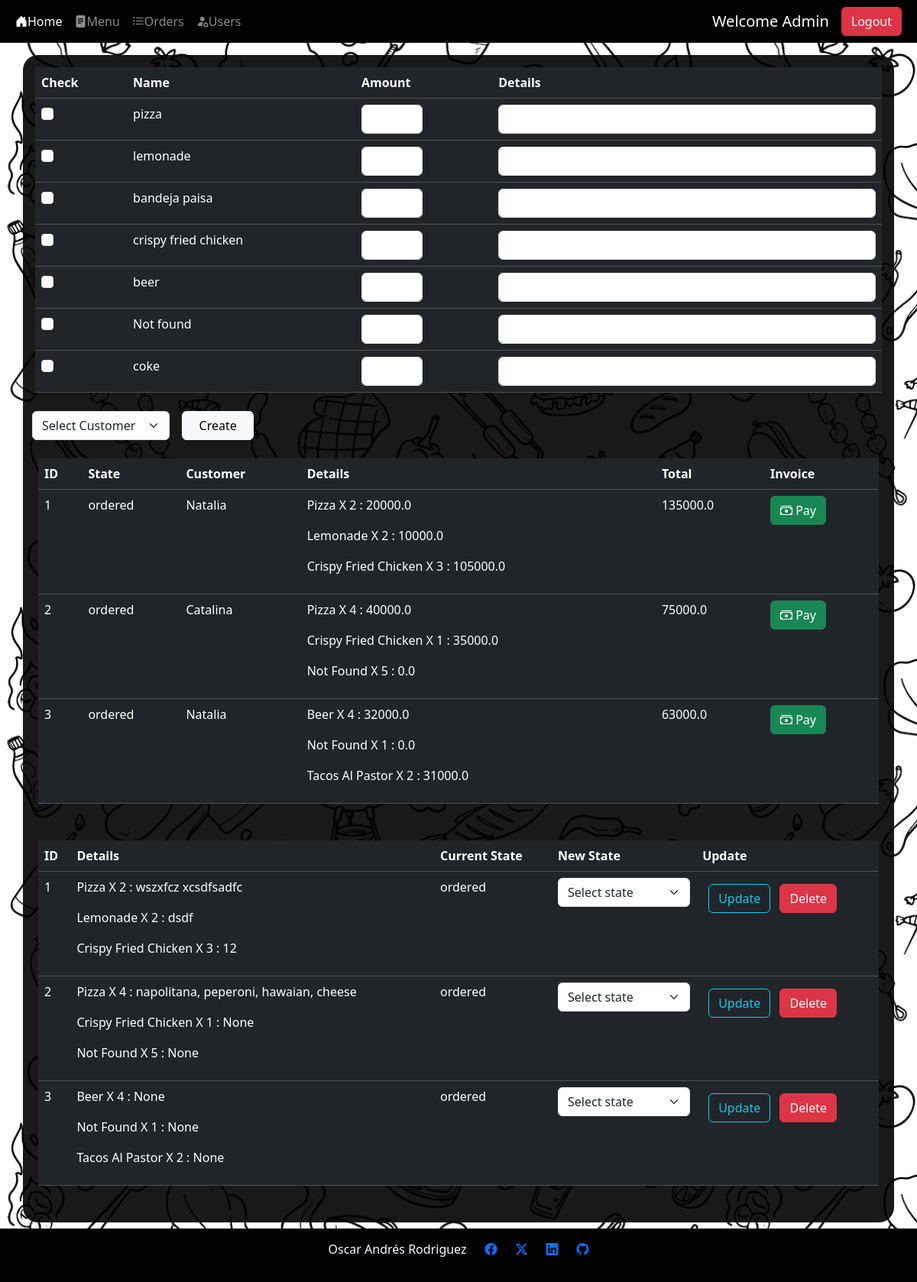
Screenshot of /orders/ (signed in) with the database file from the repository.
### src/db/db_models.py (models this page shows)
class Users(Base):
    __tablename__ = "users"
    id = Column(Integer,primary_key=True, index=True)
    name = Column(String)
    last_name = Column(String)
    email = Column(String, unique=True, index=True, nullable=False)
    password = Column(String, nullable=False)
    rol_id = Column(Integer, ForeignKey('roles.id'), nullable=True)

class Food(Base):
    __tablename__ = "food"
    id = Column(Integer,primary_key=True, index=True)
    name = Column(String, nullable=False)
    origin = Column(String)
    ingredients = Column(String, nullable=False)
    meal_id = Column(Integer,ForeignKey('meal.id'), nullable=False)
    price = Column(Integer, nullable=False)
    image_url = Column(String, nullable=True)
    type_id = Column(Integer, ForeignKey("types.id"), nullable=False)

class Types(Base):
    __tablename__ = "types"
    id = Column(Integer,primary_key=True, index=True)
    name = Column(String, nullable=False)

class States(Base):
    __tablename__ = "states"
    id = Column(Integer,primary_key=True, index=True)
    name = Column(String, nullable=False)

class OrderDetail(Base):
    __tablename__ = 'orderdetail'
    id = Column(Integer,primary_key=True)
    order_id = Column(Integer, ForeignKey('orders.id'), nullable=False, index=True)
    food_id = Column(Integer,ForeignKey('food.id'), nullable=True)
    user_id = Column(Integer,ForeignKey('users.id'), nullable=False)
    detail = Column(String)
    food_quantity = Column(Integer, nullable=True)

### src/routes/orders.py (the view)
@router.get('/')
def get_orders(request: Request,db: Session = Depends(get_db)):
    print("loading orders page")
    user, body = get_current_user(request=request, db=db)
    if user is None:
            return RedirectResponse(url="/home",status_code=status.HTTP_307_TEMPORARY_REDIRECT)
    menu, types, food= menu_actions.get_menu_details(db=db)
    customers = db.query(Users).filter(Users.rol_id == 4).all()
    body["customers"] = customers
    body["menu"] = menu
    body['orders'] = order_actions.get_order_details(db)
    return templates.TemplateResponse("orders.html", body)

### templates/orders.html (shortened to what this page needs)
{% extends "layout.html" %}
{% block content %}
<div class="container menu-container mt-3 p-3 ">
    {% if rol in [1,3] %}
    <form action="/orders/add_order"  method="post">
        <table class="table table-dark table-hover p-1">
            <thead>
                <tr>
                    <th>Check</th>
                    <th>Name</th>
                    <th>Amount</th>
                    <th>Details</th>
                </tr>
            </thead>
            <tbody>
                {% for item in menu %}
                <tr>
                    <td>
                        <input class="form-check-input" type="checkbox" value="{{item.food_id}}" id="food_id" name="food_id_{{item.food_id}}">
                    </td>
                    <td>
                        <label class="form-check-label" for="{{item.id}}"> {{item.name}} </label>
                    </td>
                    <td >
                        <input class="form-control" type="number" min="0" id="food_quantity" name="food_quantity_{{item.food_id}}" style="width: 80px;">
                    </td>
                    <td>
                        <input type="text" class="form-control" id="detail" name="detail_{{item.food_id}}" >
                    </td>
                </tr>
                {% endfor %}
            </tbody>
        </table>
        <div class="row">
            <select class="form-select m-2" aria-label="select customer" style="max-width: 180px;" name="customer_id">
                <option selected>Select Customer</option>
              </select>
            <button type="submit" class="btn btn-light col-1 m-2">Create</button>
        </div>
    </form>
    <div class="row p-3">
        <table class="table table-dark table-hover p-1">
            <thead>
                <tr>
                    <th>ID</th>
                    <th>State</th>
                    <th>Customer</th>
                    <th>Details</th>
                    <th>Total</th>
                    <th>Invoice</th>
                </tr>
            </thead>
            <tbody>
                {% for order in orders %}
                <tr>
                    <td> {{order.id}} </td>
                    <td> {{order.state}} </td>
                    <td> {{order.user_name | title}} </td>
                    <td>
                        {% for order_id, order_detail in order.details.items() %}
                        <p>{{ order_detail.food_name | title}} X {{ order_detail.food_quantity }} : {{ order_detail.price }}</p>
                        {% endfor %}
                    </td>
                    <td> {{order.total}} </td>
                    <td>
                        <a class="btn btn-success" href="/invoice/create_invoice/{{order.id}}"><i class="bi bi-cash-stack"></i> Pay</a>
                    </td>
                </tr>
                {% endfor %}
            </tbody>
        </table>
    </div>
    {% endif %}
    {% if rol in [1,2] %}
    <div class="row p-3">
        <table class="table table-dark table-hover p-1">
            <thead>
                <tr>
                    <th>ID</th>
                    <th>Details</th>
                    <th>Current State </th>
                    <th>New State</th>
                    <th>Update</th>
                </tr>
            </thead>
            <tbody>
                {% for order in orders %}
                <tr>
                    <td><input type="number" value="{{order.id}}" id="order_{{order.id}}" name="order_id" style="display: none;">
                        <label class="form-check-label" for="order_{{order.id}}"> {{order.id}} </label>
                    </td>
                    <td>
                        {% for order_id, order_detail in order.details.items() %}
                        <p>{{ order_detail.food_name | title}} X {{ order_detail.food_quantity }} : {{ order_detail.detail }}</p>
                        {% endfor %}
                    </td>
                    <td>
                        {{order.state}}
                    </td>
                    <td>
                        <select class="form-select" name="state_id">
                            <option selected>Select state</option>
                          </select>
                    </td>
                    <td>
                        <button type="submit" class="btn btn-outline-info m-2">Update</button>
                        <a href="/orders/delete_order/{{order.id}}" class="btn btn-danger">Delete</a>
                    </td>
                </tr>
                {% endfor %}
            </tbody>
        </table>
    </div>
    {% endif %}
</div>
{% endblock %}

### templates/nav-bar.html (shortened to what this page needs)
<nav class="navbar navbar-expand-lg navbar-dark bg-black ">
    <div class="container-fluid">
      <div class="collapse navbar-collapse" id="navbarSupportedContent">
        <ul class="navbar-nav me-auto mb-2 mb-lg-0">
          <li class="nav-item">
            <a class="nav-link active" aria-current="page" href="/home"> <i class="bi-house-door-fill"></i>Home</a>
          </li>
        {% if session %}
          <li class="nav-item">
            <a class="nav-link" href="/menu"> <i class="bi-file-text-fill"></i>Menu</a>
          </li>
          <li class="nav-item">
            <a class="nav-link" href="/orders"> <i class="bi-list-check"></i>Orders</a>
          </li>
        {% endif %}
        {% if rol == 1%}
          <li class="nav-item">
            <a class="nav-link" href="/users/users"> <i class="bi-person-fill-gear"></i>Users</a>
          </li>
        {% endif %}
      </ul>
      {% if USERNAME  %}
      <a class="navbar-brand">Welcome {{ USERNAME | title }}</a>
      {% endif %}
        {% if session == True %}
        <form class="d-flex" role="logout" method="post" action="/logout">
          <button class="btn btn-danger me-2" href="/logout" type="submit">Logout</button>
        </form>
          {% else %}
          <a class="btn btn-success me-2" href="/login">Login</a>
          <a class="btn btn-info me-2" href="/register">Register</a>
          {% endif %}
      </div>
    </div>
  </nav>

### static/styles.css (style rules this page uses)
body { background-image: url("/static/food.png"); }
.menu-container { background: rgba(0,0,0,.9); color: azure; border-radius: 20px; }

### rows the page displays
Users: name "Admin"
Food: name "pizza", food_name "Pizza" "Pizza", food_name "Pizza" "Pizza"
Food: name "lemonade", food_name "Lemonade", food_name "Lemonade"
Food: name "bandeja paisa"
Food: name "crispy fried chicken", food_name "Crispy Fried Chicken" "Crispy Fried Chicken", food_name "Crispy Fried Chicken" "Crispy Fried Chicken"
Food: name "beer", food_name "Beer", food_name "Beer"
Types: name "Not found"
Food: name "coke"
States: state "ordered" "ordered" "ordered", state "ordered" "ordered" "ordered"
Users: user_name "Natalia" "Natalia"
Users: user_name "Catalina"
Food: food_name "Tacos Al Pastor", food_name "Tacos Al Pastor"
OrderDetail: detail "wszxfcz xcsdfsadfc"
OrderDetail: detail "dsdf"
OrderDetail: detail "12"
OrderDetail: detail "napolitana, peperoni, hawaian, cheese"

### other values shown
{{ order.id }} "1" "2" "3"
{{ order_detail.food_quantity }} "2" "2" "3" "4" "1" "5" "4" "1" "2"
{{ order_detail.price }} "20000.0" "10000.0" "105000.0" "40000.0" "35000.0" "0.0" "32000.0" "0.0" "31000.0"
{{ order.total }} "135000.0" "75000.0" "63000.0"
{{ order_detail.food_name | title }} "Not Found" "Not Found"
{{ order_detail.detail }} "None" "None" "None" "None" "None"
